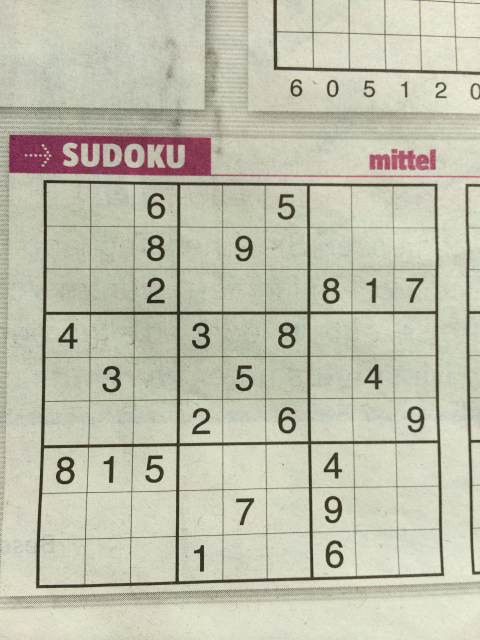
#> input picture SET-3/image1004.jpg, 960 x 1280 px (shown at 1/2 size)
$ jupyter execute --allow-errors Sudoku_Final.ipynb
#> lines starting #> are read from the running program, lines starting #| are printed output that depends on the picture; after the words box and inside, x2 and y2 are one past the last pixel; in counts of white or black regions, pixels touching at a corner belong together
[cell 1]
import cv2
import numpy as np
import matplotlib.pyplot as plt

[cell 2]
image_url = 'image1004.jpg'
img = cv2.imread(image_url, cv2.IMREAD_GRAYSCALE)
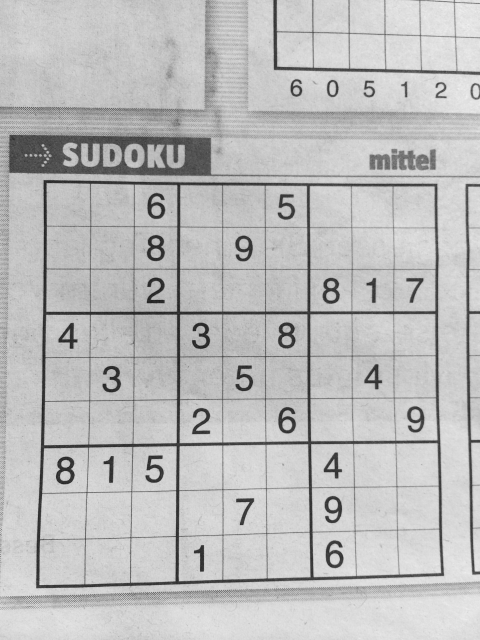
#> img: shape (1280, 960) (shown at 1/2 size); min 21, max 244, mean 189.3
plt.imshow(img)

[cell 3]
proc = cv2.GaussianBlur(img.copy(), (9, 9), 0)

plt.imshow(proc)

[cell 4]
process = cv2.adaptiveThreshold(proc, 255, cv2.ADAPTIVE_THRESH_GAUSSIAN_C, cv2.THRESH_BINARY, 11, 2)
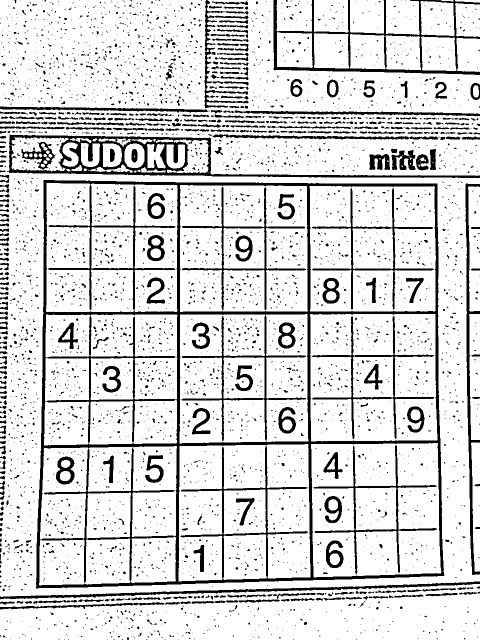
#> process: shape (1280, 960) (shown at 1/2 size); 84.6% white; 4717 black regions (4223 under 20 px), largest, box (x1, y1, x2, y2) and area: (72, 360, 889, 1177) 52781, (14, 269, 960, 356) 13347, (547, 0, 960, 150) 8160

plt.imshow(process)

[cell 5]
process = cv2.bitwise_not(process, process)
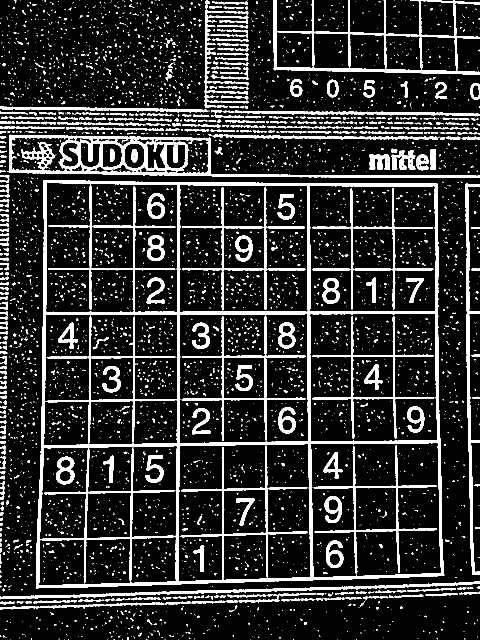
#> process: shape (1280, 960) (shown at 1/2 size); 15.4% white; 4717 white regions (4223 under 20 px), largest, box (x1, y1, x2, y2) and area: (72, 360, 889, 1177) 52781, (14, 269, 960, 356) 13347, (547, 0, 960, 150) 8160

kernel = np.array([[0., 1., 0.], [1., 1., 1.], [0., 1., 0.]], np.uint8)
process = cv2.dilate(process, kernel)
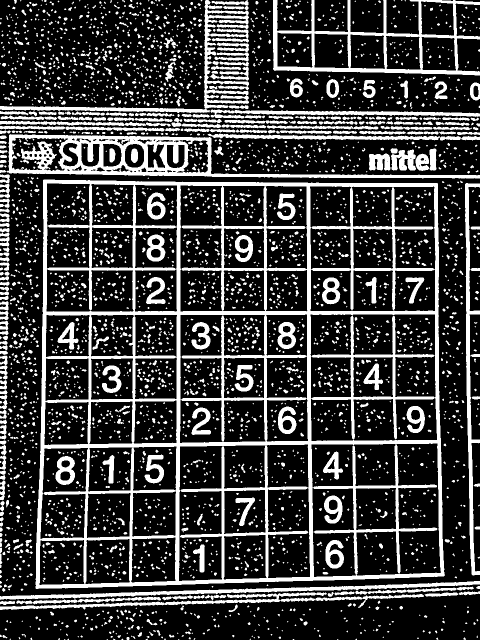
#> process: shape (1280, 960) (shown at 1/2 size); 24.2% white; 3890 white regions (2616 under 20 px)

plt.imshow(process)

[cell 6]
contours, _ = cv2.findContours(process, cv2.RETR_EXTERNAL, cv2.CHAIN_APPROX_SIMPLE)
#> contours = 1784 contours, 1416 with area under 20; largest, box (x1, y1, x2, y2) and area: (71, 359, 890, 1178) 639060, (546, 0, 960, 151) 36428, (13, 268, 960, 357) 34032, (0, 0, 498, 226) 9644, (0, 1162, 960, 1200) 5813

min_area = 500
filtered_contours = [cnt for cnt in contours if cv2.contourArea(cnt) > min_area]
#> filtered_contours = 25 contours; largest, box (x1, y1, x2, y2) and area: (71, 359, 890, 1178) 639060, (546, 0, 960, 151) 36428, (13, 268, 960, 357) 34032, (0, 0, 498, 226) 9644, (0, 1162, 960, 1200) 5813

img = process.copy()

cv2.drawContours(img, filtered_contours, -1, (0, 255, 0), 2)
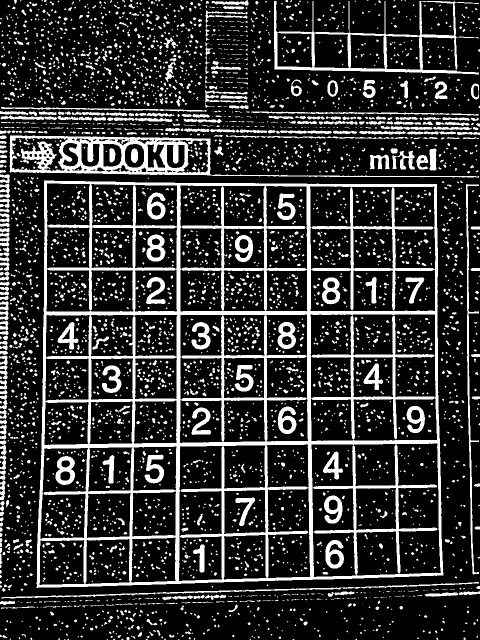
#> img: shape (1280, 960) (shown at 1/2 size); 20.1% white; 4221 white regions (2894 under 20 px), largest, box (x1, y1, x2, y2) and area: (73, 361, 887, 1176) 95009, (19, 271, 958, 355) 15737, (548, 2, 958, 149) 7751

plt.imshow(img, cmap='gray')
plt.axis('off')
plt.show()
